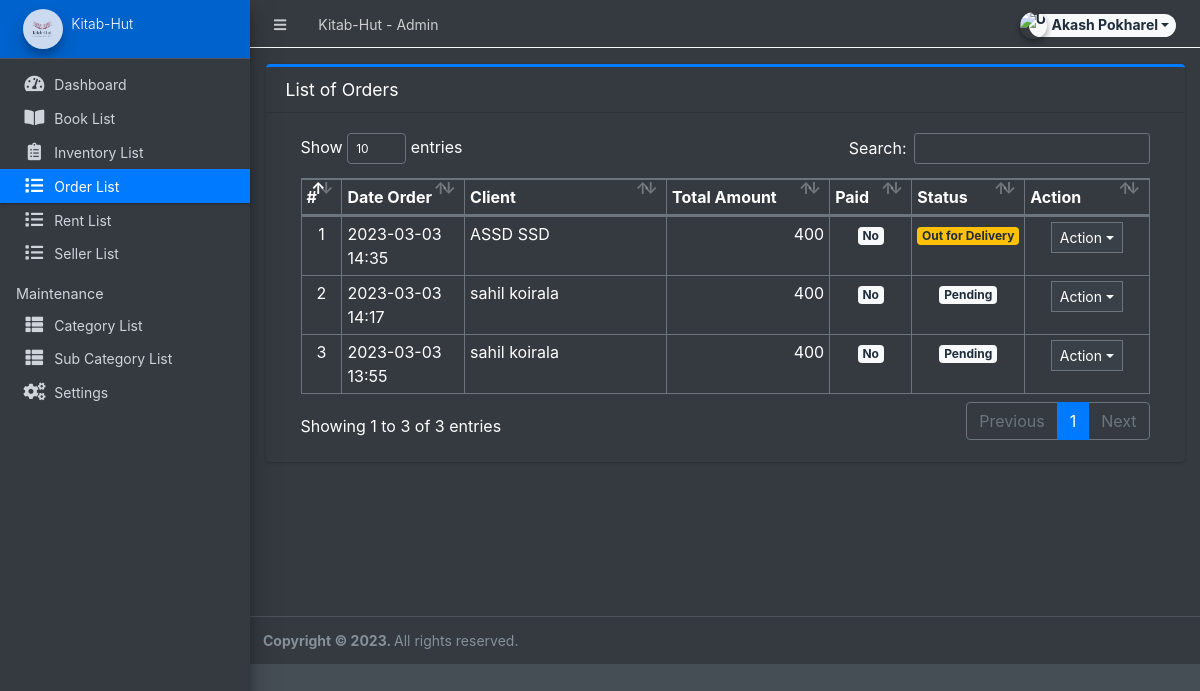
Screenshot of /admin/?page=orders (signed in) with the database file from the repository.
### tables this page shows
CREATE TABLE `orders` (
  `id` int(30) NOT NULL,
  `client_id` int(30) NOT NULL,
  `delivery_address` text NOT NULL,
  `payment_method` varchar(100) NOT NULL,
  `order_type` tinyint(1) NOT NULL DEFAULT 1,
  `amount` double NOT NULL,
  `status` tinyint(2) NOT NULL DEFAULT 0,
  `paid` tinyint(1) NOT NULL DEFAULT 0,
  `date_created` datetime NOT NULL DEFAULT current_timestamp(),
  `date_updated` datetime DEFAULT NULL ON UPDATE current_timestamp()
);

### admin/orders/index.php (the view, shortened to what this page needs)
<div class="card card-outline card-primary">
	<div class="card-header">
		<h3 class="card-title">List of Orders</h3>
	</div>
	<div class="card-body">
		<div class="container-fluid">
        <div class="container-fluid">
			<table class="table table-bordered table-stripped">
				<colgroup>
					<col width="5%">
					<col width="15%">
					<col width="25%">
					<col width="20%">
					<col width="10%">
					<col width="10%">
					<col width="15%">
				</colgroup>
				<thead>
					<tr>
						<th>#</th>
						<th>Date Order</th>
						<th>Client</th>
						<th>Total Amount</th>
						<th>Paid</th>
						<th>Status</th>
						<th>Action</th>
					</tr>
				</thead>
				<tbody>
					<?php
					$i = 1;
						$qry = $conn->query("SELECT o.*,concat(c.firstname,' ',c.lastname) as client from `orders` o inner join clients c on c.id = o.client_id order by unix_timestamp(o.date_created) desc ");
						while($row = $qry->fetch_assoc()):
					?>
						<tr>
							<td class="text-center"><?php echo $i++; ?></td>
							<td><?php echo date("Y-m-d H:i",strtotime($row['date_created'])) ?></td>
							<td><?php echo $row['client'] ?></td>
							<td class="text-right"><?php echo number_format($row['amount']) ?></td>
							<td class="text-center">
                                <?php if($row['paid'] == 0): ?>
                                    <span class="badge badge-light">No</span>
                                <?php else: ?>
                                    <span class="badge badge-success">Yes</span>
                                <?php endif; ?>
                            </td>
							<td class="text-center">
                                <?php if($row['status'] == 0): ?>
                                    <span class="badge badge-light">Pending</span>
                                <?php elseif($row['status'] == 1): ?>
                                    <span class="badge badge-primary">Packed</span>
								<?php elseif($row['status'] == 2): ?>
                                    <span class="badge badge-warning">Out for Delivery</span>
								<?php elseif($row['status'] == 3): ?>
                                    <span class="badge badge-success">Delivered</span>
								<?php elseif($row['status'] == 5): ?>
                                    <span class="badge badge-success">Picked Up</span>
                                <?php else: ?>
                                    <span class="badge badge-danger">Cancelled</span>
                                <?php endif; ?>
                            </td>
							<td align="center">
								 <button type="button" class="btn btn-flat btn-default btn-sm dropdown-toggle dropdown-icon" data-toggle="dropdown">
				                  		Action
				                  </button>
							</td>
						</tr>
					<?php endwhile; ?>
				</tbody>
			</table>
		</div>
		</div>
	</div>
</div>

### rows the page displays
orders: date_created "2023-03-03 14:35", client "ASSD SSD", amount "400", paid "No", status "Out for Delivery"
orders: date_created "2023-03-03 14:17", client "sahil koirala", amount "400", paid "No", status "Pending"
orders: date_created "2023-03-03 13:55", client "sahil koirala", amount "400", paid "No", status "Pending"

### other values shown
$_settings->info('name') "Kitab-Hut"
$_settings->userdata('firstname').' '.$_settings->userdata('lastname') "Akash Pokharel"
$_settings->info('short_name') "Kitab-Hut"
